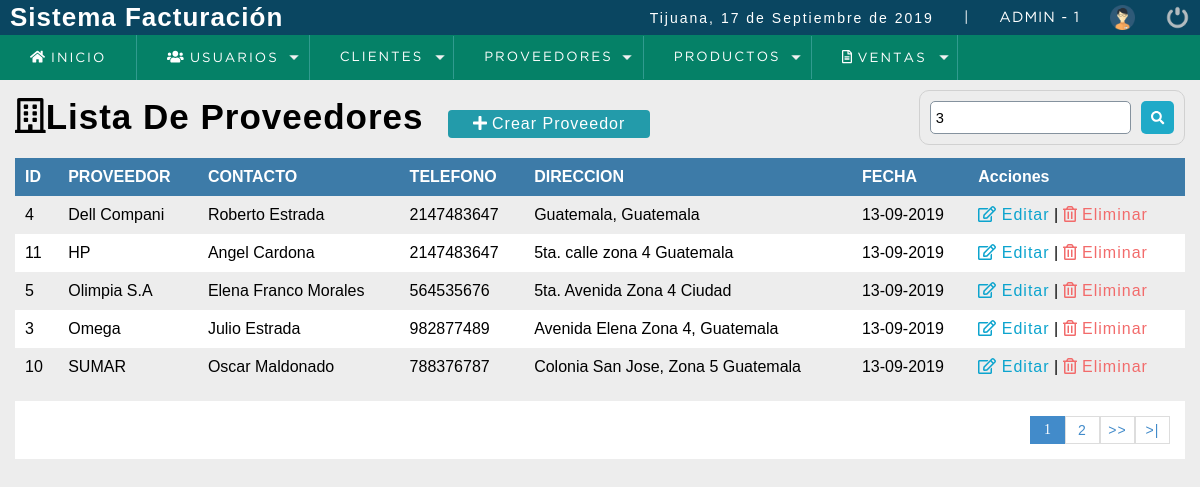
The page /sistema/buscar_proveedor.php?busqueda=3 (signed in) on the database its author committed.
### tables this page shows
CREATE TABLE `proveedor` (
  `codproveedor` int(11) NOT NULL,
  `proveedor` varchar(100) DEFAULT NULL,
  `contacto` varchar(100) DEFAULT NULL,
  `telefono` bigint(11) DEFAULT NULL,
  `direccion` text,
  `usuario_id` int(11) NOT NULL,
  `date_add` datetime NOT NULL  DEFAULT CURRENT_TIMESTAMP,  
  `estatus` tinyint DEFAULT 1
);

### sistema/buscar_proveedor.php (the view, shortened to what this page needs)
<?php
  include "../conexion.php"
?>
<!DOCTYPE html>
<html lang="en">
<head>
	<?php include "includes/script.php"; ?>
</head>
<body>
	<?php include "includes/header.php"; ?>
	<section id="container">
    <?php
      $busqueda = strtolower($_REQUEST['busqueda']);
    ?>
    <h1><i class="far fa-building"></i>Lista De Proveedores</h1>
    <a href = "registro_proveedor.php" class = "btn_new"><i class="fas fa-plus"></i> Crear Proveedor</a>
    <form action="buscar_proveedor.php" method="get" class = "form_search">
      <input type="text" name = "busqueda" id="busqueda" placeholder ="Buscar" value = "<?php echo $busqueda; ?>">
      <button type="submit" class= "btn_search"><i class = "fas fa-search"></i></button>
    </form>
    <table>
      <tr>
        <th>ID</th>
        <th>PROVEEDOR</th>
        <th>CONTACTO</th>
        <th>TELEFONO</th>
        <th>DIRECCION</th>
        <th>FECHA</th>
        <th>Acciones</th>
      </tr>
      <?php
        $sql_registe = mysqli_query($conexion,"SELECT COUNT(*) AS total_registro
                                                FROM proveedor WHERE
                                                (codproveedor LIKE '%$busqueda%' OR
                                                proveedor LIKE '%$busqueda%' OR
                                                contacto LIKE '%$busqueda%' OR
                                                telefono LIKE '%$busqueda%') AND
                                                estatus = 1");
        $result_register = mysqli_fetch_array($sql_registe);
        $total_registro = $result_register['total_registro'];
        $por_pagina = 5;
        if(empty($_GET['pagina']))
        {
          $pagina = 1;
        }
        else
        {
          $pagina = $_GET['pagina'];
        }
        $desde = ($pagina-1)*$por_pagina;
        $total_paginas = ceil($total_registro/$por_pagina);
        $query = mysqli_query($conexion,"SELECT * FROM proveedor WHERE
                                          (codproveedor LIKE '%$busqueda%' OR
                                          proveedor LIKE '%$busqueda%' OR
                                          contacto LIKE '%$busqueda%' OR
                                          telefono LIKE '%$busqueda%') AND
                                          estatus = 1  ORDER BY proveedor ASC LIMIT $desde,$por_pagina");
        $result = mysqli_num_rows($query);
        if ($result > 0)
        {
          while ($data = mysqli_fetch_array($query))
          {
            $formato = 'Y-m-d H:i:s';
            $fecha = DateTime::createFromFormat($formato,$data['date_add']);
      ?>
          <tr>
            <td><?php echo $data['codproveedor']; ?></td>
            <td><?php echo $data['proveedor']; ?></td>
            <td><?php echo $data['contacto']; ?></td>
            <td><?php echo $data['telefono']; ?></td>
            <td><?php echo $data['direccion']; ?></td>
            <td><?php echo $fecha->format('d-m-Y'); ?></td>
            <td>
              <a class ="link_edit" href = "editar_proveedor.php?id=<?php echo $data['codproveedor']; ?>"><i class="far fa-edit"></i> Editar</a>
              |
              <a class = "link_delete"  href = "eliminar_confirmar_proveedor.php?id=<?php echo $data['codproveedor']; ?>"><i class="far fa-trash-alt"></i> Eliminar</a>
            </td>
          </tr>
      <?php
          }
        }
      ?>
    </table>
    <?php
      if ($total_registro != 0)
      {
        ?>
        <div class = "paginador">
            <ul>
            <?php
                for ($i=1;$i<=$total_paginas;$i++)
                {
                  if ($i == $pagina)
                  {
                    echo '<li class="pageSelected">'.$i.'</li>';
                  }
                  else
                  {
                    echo '<li><a href="?pagina='.$i.'&busqueda='.$busqueda.'">'.$i.'</a></li>';
                  }
                }
                if ($pagina != $total_paginas)
                {
            ?>
              <li><a href= "?pagina=<?php echo $pagina+1; ?>&busqueda=<?php echo $busqueda; ?>">>></a></li>
              <li><a href= "?pagina=<?php echo $total_paginas; ?>&busqueda=<?php echo $busqueda; ?>">>|</a></li>
            <?php
                }
            ?>
            </ul>
        </div>
    <?php
      }
    ?>
	</section>
</body>
</html>

### sistema/css/style.css (style rules this page uses)
* { margin: 0; padding: 0; box-sizing: border-box; }
body { background: #ededed; }
h1, h2, h3, h4, h5, h6 { font-family: 'arial'; font-weight: bold; letter-spacing: 1px; }
h1 { font-size: 26px; }
a { text-decoration: none; font-family: arial; letter-spacing: 1px; }
#container { padding: 90px 15px 15px; }
form { background:#FFF; margin:auto; padding:20px 50px; border: 1px solid #d1d1d1; }
input,select { display:block; width: 100%; font-size:11pt; padding:5px; border:1px solid #85929e; border-radius:5px; }
#container h1 { font-size:35px; display:inline-block; }
.btn_new { display:inline-block; background:#239baa; color:#FFF; padding:5px 25px; border-radius:4px; margin:20px; }
table { border-collapse:collapse; font-size:12pt; font-family:'arial'; width:100%; }
table th { text-align:left; padding:10px; background:#3d7ba8; color:#FFF; }
table tr:nth-child(odd) { background:#FFF; }
table td { padding:10px; }
.link_edit { color:#0ca4ce; }
.link_delete { color:#f26b6b; }
.paginador ul { padding:15px; list-style:none; background:#FFF; margin-top:15px; display:-webkit-flex; display:-moz-flex; display:-ms-flex; display:-o-flex; display:flex; justify-content:flex-end; }
.paginador a, .pageSelected { color:#428bca; border:1px solid #ddd; padding:5px; display:inline-block; font-size:14px; text-align:center; width:35px; }
.pageSelected { color:#FFF; background:#428bca; border:1px solid #428bca; }
.form_search { display:-webkit-flex; display:-moz-flex; display:-ms-flex; display:-o-flex; display:flex; float:right; background:initial; padding:10px; border-radius:10px; }
.form_search .btn_search { background:#1faac8; color:#FFF; padding:10px; border:0; cursor:pointer; margin-left:10px; display:-webkit-flex; display:-moz-flex; display:-ms-flex; display:-o-flex; display:flex; border-radius:5px; }

### rows shown on the page
proveedor: codproveedor "4", proveedor "Dell Compani", contacto "Roberto Estrada", telefono "2147483647", direccion "Guatemala, Guatemala", date_add "13-09-2019"
proveedor: codproveedor "11", proveedor "HP", contacto "Angel Cardona", telefono "2147483647", direccion "5ta. calle zona 4 Guatemala", date_add "13-09-2019"
proveedor: codproveedor "5", proveedor "Olimpia S.A", contacto "Elena Franco Morales", telefono "564535676", direccion "5ta. Avenida Zona 4 Ciudad", date_add "13-09-2019"
proveedor: codproveedor "3", proveedor "Omega", contacto "Julio Estrada", telefono "982877489", direccion "Avenida Elena Zona 4, Guatemala", date_add "13-09-2019"
proveedor: codproveedor "10", proveedor "SUMAR", contacto "Oscar Maldonado", telefono "788376787", direccion "Colonia San Jose, Zona 5 Guatemala", date_add "13-09-2019"

### other values the page prints
fechaC() "17 de Septiembre de 2019"
$_SESSION['usuario'] "ADMIN"
$_SESSION['rol'] "1"
